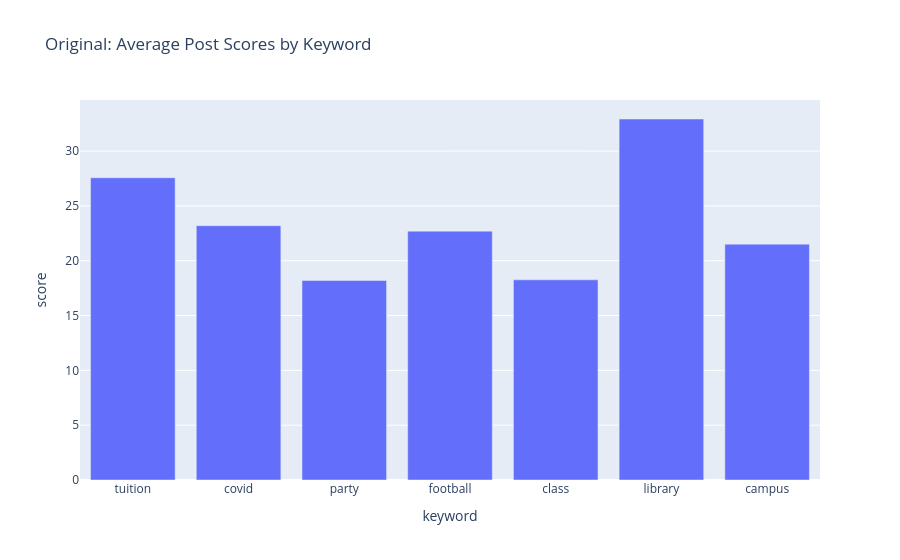

Notebook code cell kept with this figure:
### Markdown cell above
---

## 2 Review and Modify Visualization 2 - Keyword Scores

Let's recreate the keyword analysis and tweak the layout to simplify reading the chart.

### Code cell
# Recreate the keyword analysis from Lesson 3
keywords = ['tuition', 'covid', 'party', 'football', 'class', 'library', 'campus']

# Helper function to check if text contains a keyword
def contains_keyword(text, keyword):
    if pd.isna(text):
        return False
    return keyword.lower() in text.lower()

# Calculate average scores for each keyword
keyword_scores = []
for keyword in keywords:
    has_keyword_mask = df['text'].apply(lambda x: contains_keyword(x, keyword))
    avg_score = df[has_keyword_mask]['score'].mean()
    keyword_scores.append({'keyword': keyword, 'score': avg_score})

keyword_df = pd.DataFrame(keyword_scores)

# Original bar chart - unsorted
fig = px.bar(keyword_df, 
             x='keyword', 
             y='score',
             title='Original: Average Post Scores by Keyword')
fig.show()

### Figure 1 — Plotly figure (JSON) as saved in the notebook; plotly's stock layout.template omitted (floating-point values rounded to 4 significant figures)
{"data": [{"hovertemplate": "keyword=%{x}<br>score=%{y}<extra></extra>", "legendgroup": "", "marker": {"color": "#636efa", "pattern": {"shape": ""}}, "name": "", "orientation": "v", "showlegend": false, "textposition": "auto", "type": "bar", "x": ["tuition", "covid", "party", "football", "class", "library", "campus"], "xaxis": "x", "y": [27.56, 23.19, 18.2, 22.7, 18.26, 32.92, 21.51], "yaxis": "y"}], "layout": {"barmode": "relative", "legend": {"tracegroupgap": 0}, "title": {"text": "Original: Average Post Scores by Keyword"}, "xaxis": {"anchor": "y", "domain": [0, 1], "title": {"text": "keyword"}}, "yaxis": {"anchor": "x", "domain": [0, 1], "title": {"text": "score"}}}}
